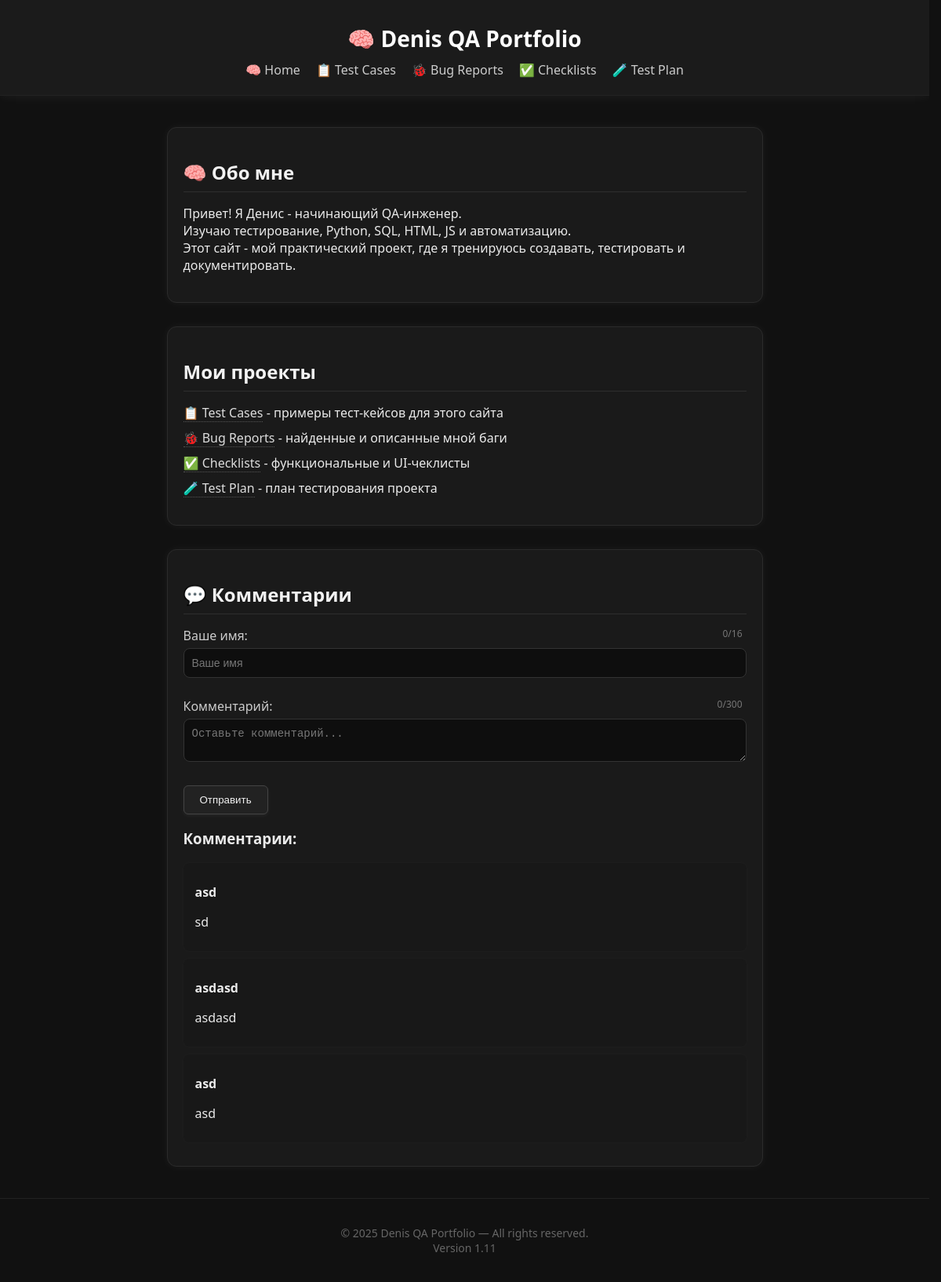
Before: / with the older database file.
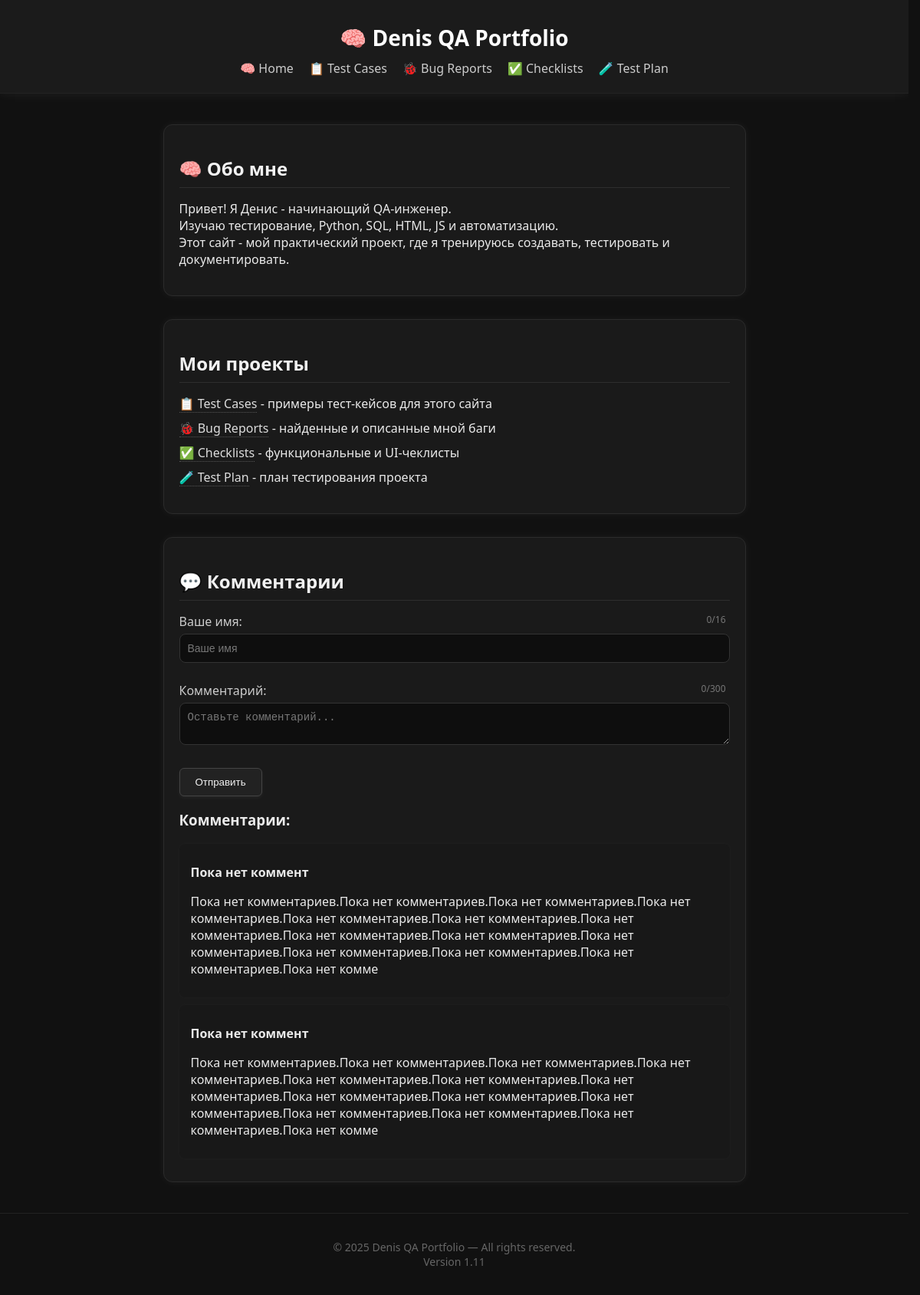
After: the same page with the newer database file.
### tables this page shows
CREATE TABLE comments (
            id INTEGER PRIMARY KEY AUTOINCREMENT,
            name TEXT NOT NULL,
            comment TEXT NOT NULL
        );

### app.py (the view, shortened to what this page needs)
@app.route('/', methods=['GET', 'POST'])
@limiter.limit("10/minute")
def index():
    with sqlite3.connect("database.db") as conn:
        comments = conn.execute("SELECT name, comment FROM comments ORDER BY id DESC").fetchall()
    return render_template('index.html', comments=comments)

### app.py (called while the page is built)
@app.after_request
def set_csrf_cookie(resp):
    token = generate_csrf()
    resp.set_cookie('csrf_token', token, httponly=False, samesite='Lax')
    resp.headers['X-Content-Type-Options'] = 'nosniff'
    resp.headers['X-Frame-Options'] = 'DENY'
    resp.headers['Referrer-Policy'] = 'no-referrer-when-downgrade'
    resp.headers['Content-Security-Policy'] = (
        "default-src 'self'; img-src 'self' data:; "
        "style-src 'self' 'unsafe-inline'; script-src 'self' 'unsafe-inline'"
    )
    return resp

### templates/index.html (shortened to what this page needs)
<!DOCTYPE html>
<html lang="ru">
<head>
  <link rel="stylesheet" href="{{ url_for('static', filename='css/style.css') }}">
</head>
<body>
  <header>
    <h1>🧠 Denis QA Portfolio</h1>
    <nav class="main-nav">
      <a href="{{ url_for('index') }}">🧠 Home</a>
      <a href="{{ url_for('test_cases') }}">📋 Test Cases</a>
      <a href="{{ url_for('bug_reports') }}">🐞 Bug Reports</a>
      <a href="{{ url_for('checklists') }}">✅ Checklists</a>
      <a href="{{ url_for('test_plan') }}">🧪 Test Plan</a>
    </nav>
  </header>
  <main>
    <section id="about">
      <h2>🧠 Обо мне</h2>
      <p>
        Привет! Я Денис - начинающий QA-инженер.<br>
        Изучаю тестирование, Python, SQL, HTML, JS и автоматизацию.<br>
        Этот сайт - мой практический проект, где я тренируюсь создавать, тестировать и документировать.
      </p>
    </section>
    <section id="projects">
      <h2>Мои проекты</h2>
      <ul>
        <li><a href="{{ url_for('test_cases') }}">📋 Test Cases</a> - примеры тест-кейсов для этого сайта</li>
        <li><a href="{{ url_for('bug_reports') }}">🐞 Bug Reports</a> - найденные и описанные мной баги</li>
        <li><a href="{{ url_for('checklists') }}">✅ Checklists</a> - функциональные и UI-чеклисты</li>
        <li><a href="{{ url_for('test_plan') }}">🧪 Test Plan</a> - план тестирования проекта</li>
      </ul>
    </section>
    <section id="comments">
  <h2>💬 Комментарии</h2>
  <form id="commentForm" method="POST" class="comment-form">
    <div class="input-wrapper">
      <label for="name">Ваше имя:</label>
      <span class="char-counter" id="nameCounter">0/16</span>
      <input type="text" id="name" name="name" placeholder="Ваше имя" maxlength="16" required>
    </div>
    <div class="input-wrapper">
      <label for="comment">Комментарий:</label>
      <span class="char-counter" id="commentCounter">0/300</span>
      <textarea id="comment" name="comment" placeholder="Оставьте комментарий..." maxlength="300" required></textarea>
    </div>
    <button type="submit">Отправить</button>
  </form>
  <div class="comments">
    <h3>Комментарии:</h3>
    {% for name, comment in comments %}
      <div class="comment">
        <p><strong>{{ name }}</strong></p>
        <p>{{ comment }}</p>
      </div>
    {% else %}
      <p>Пока нет комментариев.</p>
    {% endfor %}
  </div>
</section>
</main>
{% include 'footer.html' %}
</body>
</html>

### templates/footer.html
<footer>
  <p>© 2025 Denis QA Portfolio — All rights reserved.<br>Version 1.11</p>
</footer>

### static/css/style.css (style rules this page uses)
* { box-sizing: border-box; }
html { scrollbar-gutter: stable; }
body { font-family: "Segoe UI", Arial, sans-serif; background: #111; color: #eaeaea; margin: 0; padding: 0; }
header { text-align: center; background: #1b1b1b; color: #f5f5f5; padding: 50px 0px 40px; box-shadow: 0 2px 12px rgba(255, 255, 255, 0.05); border-bottom: 1px solid #222; }
header h1 { margin: 0; font-weight: 600; }
main { max-width: 800px; margin: 40px auto; padding: 0 20px; }
section { background: #1a1a1a; padding: 20px; border-radius: 12px; margin-bottom: 30px; box-shadow: 0 0 12px rgba(255, 255, 255, 0.05); border: 1px solid #2b2b2b; }
h2 { border-bottom: 1px solid #2e2e2e; padding-bottom: 8px; margin-bottom: 16px; color: #f2f2f2; }
a { color: #ddd; text-decoration: none; border-bottom: 1px dotted #555; transition: 0.2s; }
ul { list-style: none; padding-left: 0; }
ul li { margin-bottom: 10px; }
.comment-form input, .comment-form textarea { width: 100%; margin-bottom: 10px; padding: 10px; border-radius: 8px; border: 1px solid #333; background: #0e0e0e; color: #eaeaea; font-size: 14px; }
.comment-form textarea { resize: vertical; max-height: 200px; min-height: 55px; overflow-y: auto; }
.comment-form input::placeholder, .comment-form textarea::placeholder { color: #777; }
.comment-form button { background: #222; color: #f1f1f1; border: 1px solid #444; padding: 10px 20px; border-radius: 6px; cursor: pointer; transition: all 0.2s; box-shadow: 0 2px 5px rgba(255, 255, 255, 0.05); }
.comment { background: #181818; padding: 10px 15px; border-radius: 8px; margin-bottom: 10px; box-shadow: 0 0 6px rgba(255, 255, 255, 0.03); word-wrap: break-word; overflow-wrap: break-word; max-width: 100%; box-sizing: border-box; }
footer { text-align: center; color: #666; padding: 20px; border-top: 1px solid #222; font-size: 14px; background: #111; margin-top: 40px; }
header { text-align: center; background: #1b1b1b; color: #f5f5f5; padding: 30px 0 20px; box-shadow: 0 2px 12px rgba(255, 255, 255, 0.05); border-bottom: 1px solid #222; }
header h1 { margin: 0 0 10px; font-size: 28px; font-weight: 600; color: #fff; }
.main-nav { display: flex; justify-content: center; gap: 20px; flex-wrap: wrap; }
.main-nav a { color: #ccc; text-decoration: none; font-weight: 500; transition: color 0.2s, transform 0.2s; border-bottom: 1px solid transparent; }
.input-wrapper { position: relative; margin-bottom: 15px; }
.input-wrapper label { display: block; margin-bottom: 5px; font-weight: 500; color: #ccc; }
.char-counter { position: absolute; top: 0; right: 5px; font-size: 12px; color: #777; }

Changed rows visible on the page:
removed comments: name "asd", comment "sd"
removed comments: name "asdasd", comment "asdasd"
removed comments: name "asd", comment "asd"
added comments: name "Пока нет коммент", comment "Пока нет комментариев.Пока нет комментариев.Пока нет комментариев.Пока нет комментариев.Пока нет комментариев.Пока нет комментариев.Пока нет комментариев.Пока нет комментариев.Пока нет комментариев.Пока нет комментариев.Пока нет комментариев.Пока нет комментариев.Пока нет комментариев.Пока нет комме"
added comments: name "Пока нет коммент", comment "Пока нет комментариев.Пока нет комментариев.Пока нет комментариев.Пока нет комментариев.Пока нет комментариев.Пока нет комментариев.Пока нет комментариев.Пока нет комментариев.Пока нет комментариев.Пока нет комментариев.Пока нет комментариев.Пока нет комментариев.Пока нет комментариев.Пока нет комме"
